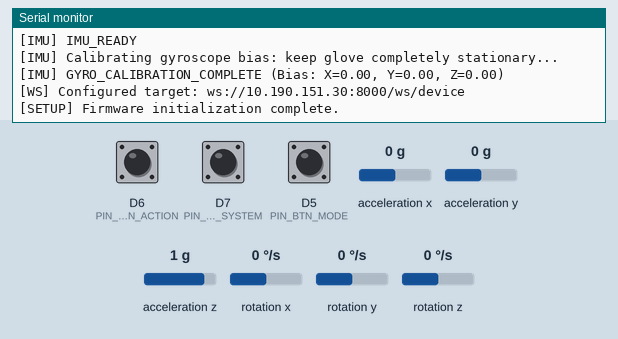
Simulated run of this program. Board: ESP8266 (NodeMCU). Parts: the last lines printed to the serial monitor. Wiring (inferred from the names in the program): MPU-9250 motion sensor at I2C address 0x68. The inputs (shaded band) are chosen by the test bench; at power-on: acceleration x 0 g, D6 (PIN_BTN_ACTION) HIGH, D7 (PIN_BTN_SYSTEM) HIGH, D5 (PIN_BTN_MODE) HIGH, acceleration y 0 g, acceleration z 1 g, rotation x 0 °/s, rotation y 0 °/s, rotation z 0 °/s. WiFi joins after 1.5 s; servers stay silent unless stated.

Above: at 2.2 s.
2.3 s: acceleration x set to -1.4 g
At 2.88 s:
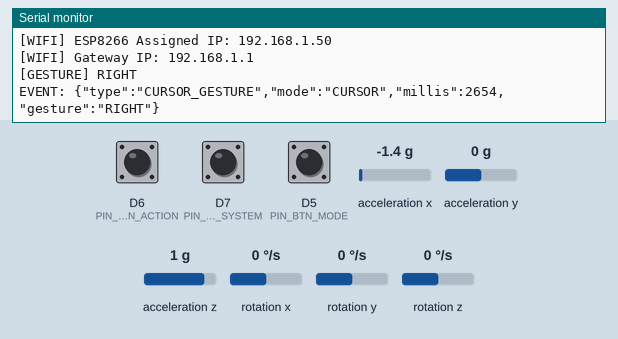
3.8 s: D6 (PIN_BTN_ACTION) pulled LOW for 0.15 s
At 4.65 s:
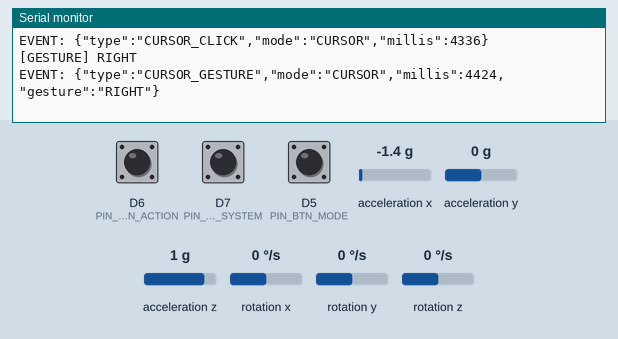
6.5 s: D7 (PIN_BTN_SYSTEM) pulled LOW for 0.15 s
At 7.19 s:
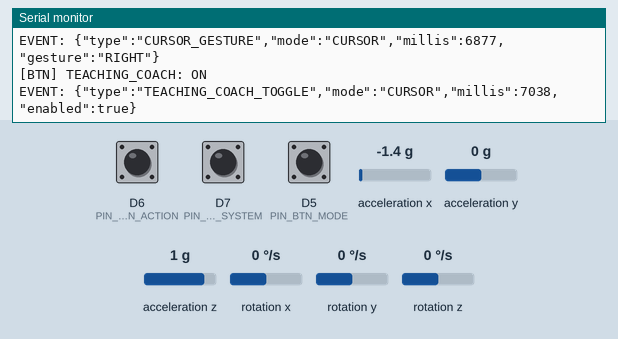
8.5 s: D5 (PIN_BTN_MODE) pulled LOW for 0.15 s
At 9.57 s:
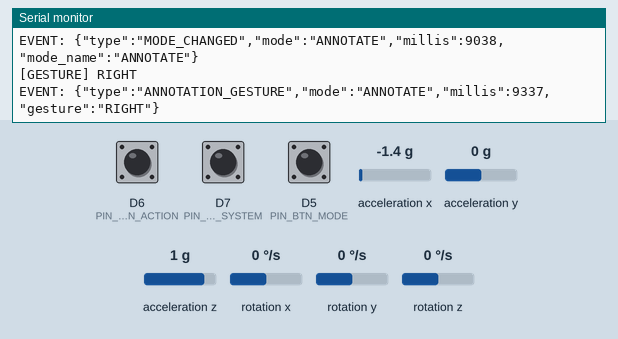
10.5 s: D6 (PIN_BTN_ACTION) pulled LOW for 1 s
At 11.73 s:
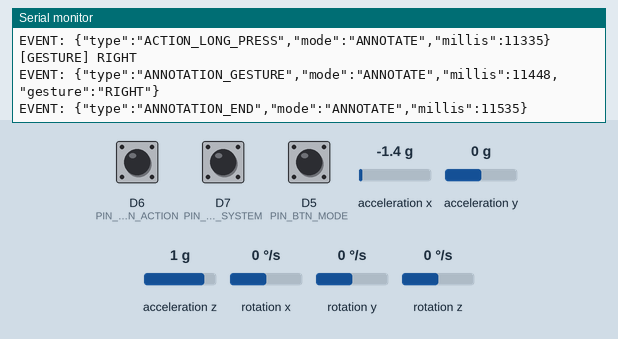
13.0 s: D7 (PIN_BTN_SYSTEM) pulled LOW for 1 s
At 16.3 s:
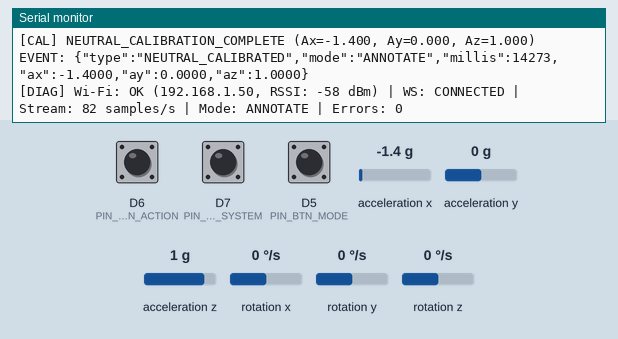

Measured:
- after the input at 2.3 s, the serial monitor: prints a new line at once (image 1)
- after the input at 3.8 s, the serial monitor: prints a new line after 0.26 s (image 2)
- after the input at 6.5 s, the serial monitor: prints a new line after 0.54 s (image 3)
- after the input at 8.5 s, the serial monitor: prints a new line after 0.14 s (image 4)
- after the input at 10.5 s, the serial monitor: prints a new line at once (image 5)
- after the input at 13.0 s, the serial monitor: prints a new line after 0.22 s (image 6)

The program:

main.cpp
```cpp
/**
 * MANOEUVRE GLOVE FIRMWARE — INTEGRATED NODEMCU ESP8266 IMPLEMENTATION
 *
 * Target: NodeMCU ESP8266 (ESP-12E / ESP-12F)
 * IMU Sensor: GY-91 / MPU6500 6-DoF I2C (WHO_AM_I = 0x70, compatible with 0x68/0x71)
 *
 * Hardware Mapping:
 *   SDA   -> D2 (GPIO4)
 *   SCL   -> D1 (GPIO5)
 *   MODE   -> D5 (GPIO14) [Active-low, INPUT_PULLUP]
 *   ACTION -> D6 (GPIO12) [Active-low, INPUT_PULLUP]
 *   SYSTEM -> D7 (GPIO13) [Active-low, INPUT_PULLUP]
 *
 * Communication:
 *   ArduinoWebsockets client connecting to Manoeuvre Core at ws://<WS_HOST>:<WS_PORT><WS_PATH>
 */

#include <ESP8266WiFi.h>
#include <Wire.h>
#include <string.h>
#include <ArduinoWebsockets.h>
#include "Config.h"

using namespace websockets;

// =====================================================
// GLOBAL STATE & ENUMS
// =====================================================

WebsocketsClient ws;

enum Mode : uint8_t {
    CURSOR = 0,
    ANNOTATE,
    HIGHLIGHT,
    VOICE
};

const char* MODE_NAMES[] = {
    "CURSOR", "ANNOTATE", "HIGHLIGHT", "VOICE"
};

Mode currentMode = CURSOR;

bool wsConnected = false;
bool imuReady = false;
bool neutralCalibrated = false;
bool teachingCoachEnabled = false;
bool slideNavigationActive = false;
bool annotationMouseHeld = false;

uint8_t imuAddress = IMU_ADDRESS_PRIMARY;

float neutralAx = 0;
float neutralAy = 0;
float neutralAz = 0;

// Gyroscope zero-rate offsets measured while stationary at startup
float gyroBiasX = 0;
float gyroBiasY = 0;
float gyroBiasZ = 0;

float filteredX = 0;
float filteredY = 0;

unsigned long lastWifiAttempt = 0;
unsigned long lastWsAttempt = 0;
unsigned long lastSensorRead = 0;
unsigned long lastMotionEvent = 0;
unsigned long lastDiagnosticPrint = 0;

// Instrumentation & Diagnostics
unsigned long motionSamplesSent = 0;
unsigned long sensorReadErrors = 0;
unsigned long samplesPerSecMeasured = 0;

// =====================================================
// BUTTON DATA STRUCTURE
// =====================================================

struct Button {
    uint8_t pin;
    const char* name;
    bool stableState;
    bool lastReading;
    unsigned long debounceAt;
    unsigned long pressedAt;
    unsigned long lastReleaseAt;
    uint8_t clickCount;
    bool longHandled;
};

Button modeButton   = { PIN_BTN_MODE,   "MODE",   HIGH, HIGH, 0, 0, 0, 0, false };
Button actionButton = { PIN_BTN_ACTION, "ACTION", HIGH, HIGH, 0, 0, 0, 0, false };
Button systemButton = { PIN_BTN_SYSTEM, "SYSTEM", HIGH, HIGH, 0, 0, 0, 0, false };

// Forward Declarations
void sendEvent(const char* type, const String& extra = "");
void initializeIMU();
void calibrateGyroBias();
void calibrateNeutral();

// =====================================================
// WEBSOCKET TRANSMISSION
// =====================================================

void sendEvent(const char* type, const String& extra) {
    String payload;
    payload.reserve(180);

    payload = "{\"type\":\"";
    payload += type;
    payload += "\",\"mode\":\"";
    payload += MODE_NAMES[currentMode];
    payload += "\",\"millis\":";
    payload += String(millis());

    if (extra.length() > 0) {
        payload += ",";
        payload += extra;
    }

    payload += "}";

    // Continuous motion events are intentionally omitted from Serial output
    // to keep the 115200 baud UART responsive at ~100 Hz without dropping samples.
    if (strcmp(type, "CURSOR_MOVE") != 0) {
        Serial.print(F("EVENT: "));
        Serial.println(payload);
    } else {
        motionSamplesSent++;
    }

    if (wsConnected) {
        if (!ws.send(payload)) {
            Serial.println(F("[WS] Send failed"));
        }
    }
}

void onWsMessage(WebsocketsMessage message) {
    Serial.print(F("[WS] Server message: "));
    Serial.println(message.data());
}

void onWsEvent(WebsocketsEvent event, String data) {
    if (event == WebsocketsEvent::ConnectionOpened) {
        wsConnected = true;
        Serial.println(F("WS_EVENT: CONNECTION_OPENED"));
    } else if (event == WebsocketsEvent::ConnectionClosed) {
        wsConnected = false;
        Serial.println(F("WS_EVENT: CONNECTION_CLOSED"));
        // Disconnect safety: immediately terminate any active drawing stroke
        if (annotationMouseHeld) {
            annotationMouseHeld = false;
        }
    }
}

// =====================================================
// NETWORK & WEBSOCKET LIFECYCLE
// =====================================================

void maintainWiFi() {
    if (WiFi.status() == WL_CONNECTED) {
        return;
    }

    wsConnected = false;

    if (millis() - lastWifiAttempt < WIFI_RETRY_MS) {
        return;
    }

    lastWifiAttempt = millis();
    Serial.printf("[WIFI] Connecting to SSID: '%s'...\n", WIFI_SSID);
    WiFi.begin(WIFI_SSID, WIFI_PASSWORD);
}

void maintainWebSocket() {
    if (WiFi.status() != WL_CONNECTED) {
        wsConnected = false;
        return;
    }

    if (ws.available()) {
        wsConnected = true;
        return;
    }

    wsConnected = false;

    if (millis() - lastWsAttempt < WS_RETRY_MS) {
        return;
    }

    lastWsAttempt = millis();
    String targetUrl = getWsUrl();
    Serial.printf("[WS] Connecting to %s ...\n", targetUrl.c_str());

    if (ws.connect(targetUrl)) {
        wsConnected = true;
        Serial.println(F("WS_CONNECTED"));

        sendEvent(
            "DEVICE_CONNECTED",
            String("\"device\":\"Manoeuvre NodeMCU ESP8266\",\"ip\":\"") +
            WiFi.localIP().toString() + "\""
        );
    } else {
        Serial.println(F("[WS] Connection failed; retrying in 3s"));
    }
}

// =====================================================
// IMU REGISTER ACCESS & DRIVER
// =====================================================

bool readRegisters(uint8_t reg, uint8_t* buffer, uint8_t count) {
    Wire.beginTransmission(imuAddress);
    Wire.write(reg);

    if (Wire.endTransmission(false) != 0) {
        return false;
    }

    uint8_t received = Wire.requestFrom(imuAddress, count);
    if (received != count) {
        return false;
    }

    for (uint8_t i = 0; i < count; i++) {
        buffer[i] = Wire.read();
    }

    return true;
}

bool writeRegister(uint8_t reg, uint8_t value) {
    Wire.beginTransmission(imuAddress);
    Wire.write(reg);
    Wire.write(value);
    return Wire.endTransmission() == 0;
}

int16_t toInt16(uint8_t highByte, uint8_t lowByte) {
    return (int16_t)(((uint16_t)highByte << 8) | lowByte);
}

bool readAcceleration(float& ax, float& ay, float& az) {
    uint8_t data[6];
    if (!readRegisters(REG_ACCEL_XOUT_H, data, 6)) {
        return false;
    }
    // ±2g full-scale range: 16384 LSB/g
    ax = toInt16(data[0], data[1]) / 16384.0f;
    ay = toInt16(data[2], data[3]) / 16384.0f;
    az = toInt16(data[4], data[5]) / 16384.0f;
    return true;
}

bool readGyroscope(float& gx, float& gy, float& gz) {
    uint8_t data[6];
    if (!readRegisters(REG_GYRO_XOUT_H, data, 6)) {
        return false;
    }
    // ±250 deg/s full-scale range: 131.0 LSB/(deg/s)
    gx = toInt16(data[0], data[1]) / 131.0f;
    gy = toInt16(data[2], data[3]) / 131.0f;
    gz = toInt16(data[4], data[5]) / 131.0f;
    return true;
}

void calibrateGyroBias() {
    Serial.println(F("[IMU] Calibrating gyroscope bias: keep glove completely stationary..."));
    float sx = 0, sy = 0, sz = 0;
    uint8_t valid = 0;

    for (uint8_t i = 0; i < 100; i++) {
        float gx, gy, gz;
        if (readGyroscope(gx, gy, gz)) {
            sx += gx;
            sy += gy;
            sz += gz;
            valid++;
        }
        delay(5);
        yield();
    }

    if (valid >= 70) {
        gyroBiasX = sx / valid;
        gyroBiasY = sy / valid;
        gyroBiasZ = sz / valid;
        Serial.printf("[IMU] GYRO_CALIBRATION_COMPLETE (Bias: X=%.2f, Y=%.2f, Z=%.2f)\n", gyroBiasX, gyroBiasY, gyroBiasZ);
    } else {
        Serial.println(F("[IMU] [WARN] GYRO_CALIBRATION_FAILED (Insufficient valid samples)"));
    }
}

void initializeIMU() {
    Wire.begin(PIN_I2C_SDA, PIN_I2C_SCL);
    Wire.setClock(400000);

    // Probe primary (0x68) and secondary (0x69) addresses
    uint8_t addrs[] = { IMU_ADDRESS_PRIMARY, IMU_ADDRESS_SECONDARY };
    bool foundBusDevice = false;

    for (uint8_t i = 0; i < 2; i++) {
        Wire.beginTransmission(addrs[i]);
        if (Wire.endTransmission() == 0) {
            imuAddress = addrs[i];
            foundBusDevice = true;
            break;
        }
    }

    if (!foundBusDevice) {
        Serial.println(F("[IMU] [ERROR] No I2C response at 0x68 or 0x69! Check SDA(D2)/SCL(D1) wiring."));
        imuReady = false;
        return;
    }

    uint8_t whoAmI = 0;
    if (!readRegisters(REG_WHO_AM_I, &whoAmI, 1)) {
        Serial.println(F("[IMU] [ERROR] Failed to read WHO_AM_I register."));
        imuReady = false;
        return;
    }

    Serial.printf("[IMU] Detected sensor at 0x%02X, WHO_AM_I = 0x%02X\n", imuAddress, whoAmI);
    if (whoAmI == MPU6500_IDENTITY) {
        Serial.println(F("[IMU] Confirmed GY-91 / MPU6500 sensor (identity 0x70)."));
    } else if (whoAmI == MPU6050_IDENTITY) {
        Serial.println(F("[IMU] Detected MPU6050 sensor (identity 0x68)."));
    } else if (whoAmI == MPU9250_IDENTITY) {
        Serial.println(F("[IMU] Detected MPU9250 sensor (identity 0x71)."));
    } else {
        Serial.printf("[IMU] Note: Non-standard identity 0x%02X. Proceeding with standard MPU registers.\n", whoAmI);
    }

    // Wake up sensor: clear sleep bit in PWR_MGMT_1 (0x6B)
    if (!writeRegister(REG_PWR_MGMT_1, 0x00)) {
        Serial.println(F("[IMU] [ERROR] Failed to wake sensor via PWR_MGMT_1."));
        imuReady = false;
        return;
    }

    delay(100);

    float ax, ay, az;
    imuReady = readAcceleration(ax, ay, az);
    Serial.println(imuReady ? F("[IMU] IMU_READY") : F("[IMU] IMU_READ_FAILED"));

    if (imuReady) {
        calibrateGyroBias();
    }
}

void calibrateNeutral() {
    if (!imuReady) {
        Serial.println(F("[CAL] CALIBRATION_FAILED: IMU unavailable"));
        sendEvent("CALIBRATION_FAILED");
        return;
    }

    Serial.println(F("[CAL] Neutral Calibration: hold glove still..."));
    float sx = 0, sy = 0, sz = 0;
    uint8_t validSamples = 0;

    for (uint8_t i = 0; i < 40; i++) {
        float ax, ay, az;
        if (readAcceleration(ax, ay, az)) {
            sx += ax;
            sy += ay;
            sz += az;
            validSamples++;
        }
        delay(10);
        yield();
    }

    if (validSamples < 20) {
        Serial.println(F("[CAL] CALIBRATION_FAILED (Too many bad samples)"));
        sendEvent("CALIBRATION_FAILED");
        return;
    }

    neutralAx = sx / validSamples;
    neutralAy = sy / validSamples;
    neutralAz = sz / validSamples;

    neutralCalibrated = true;
    filteredX = 0;
    filteredY = 0;

    Serial.printf("[CAL] NEUTRAL_CALIBRATION_COMPLETE (Ax=%.3f, Ay=%.3f, Az=%.3f)\n", neutralAx, neutralAy, neutralAz);

    sendEvent(
        "NEUTRAL_CALIBRATED",
        String("\"ax\":") + String(neutralAx, 4) +
        ",\"ay\":" + String(neutralAy, 4) +
        ",\"az\":" + String(neutralAz, 4)
    );
}

// =====================================================
// BUTTON PROCESSING
// =====================================================

void updateButton(Button& b) {
    bool reading = digitalRead(b.pin);

    if (reading != b.lastReading) {
        b.lastReading = reading;
        b.debounceAt = millis();
    }

    if (millis() - b.debounceAt < DEBOUNCE_MS || reading == b.stableState) {
        return;
    }

    b.stableState = reading;

    if (reading == LOW) {
        // Button Pressed (Active-low transition)
        b.pressedAt = millis();
        b.longHandled = false;

        // Start drawing immediately when ACTION is pressed in ANNOTATE mode
        if (&b == &actionButton && currentMode == ANNOTATE && !annotationMouseHeld) {
            annotationMouseHeld = true;
            sendEvent("ANNOTATION_START");
        }
        return;
    }

    // Button Released (Transition back to HIGH)
    unsigned long held = millis() - b.pressedAt;

    // Stop drawing on ACTION release. Do not also count release as a click.
    if (&b == &actionButton && annotationMouseHeld) {
        annotationMouseHeld = false;
        sendEvent("ANNOTATION_END");
        b.clickCount = 0;
        return;
    }

    if (held < LONG_PRESS_MS) {
        b.clickCount++;
        b.lastReleaseAt = millis();
    }
}

bool buttonPressed(const Button& b) {
    return b.stableState == LOW;
}

bool clickWindowExpired(const Button& b) {
    return b.clickCount > 0 && (millis() - b.lastReleaseAt > DOUBLE_PRESS_MS);
}

void handleModeButton() {
    updateButton(modeButton);

    // Long press: temporary slide-navigation mode
    if (buttonPressed(modeButton) && !modeButton.longHandled &&
        (millis() - modeButton.pressedAt >= LONG_PRESS_MS)) {
        modeButton.longHandled = true;
        slideNavigationActive = true;
        Serial.println(F("[BTN] SLIDE_NAVIGATION_ACTIVE"));
        sendEvent("SLIDE_NAVIGATION_START");
    }

    if (!buttonPressed(modeButton) && modeButton.longHandled && slideNavigationActive) {
        slideNavigationActive = false;
        modeButton.longHandled = false;
        Serial.println(F("[BTN] SLIDE_NAVIGATION_ENDED"));
        sendEvent("SLIDE_NAVIGATION_END");
        return;
    }

    // Single click: cycle to next mode
    if (clickWindowExpired(modeButton)) {
        uint8_t clicks = modeButton.clickCount;
        modeButton.clickCount = 0;

        if (clicks == 1) {
            if (annotationMouseHeld) {
                annotationMouseHeld = false;
                sendEvent("ANNOTATION_END");
            }

            currentMode = (Mode)((currentMode + 1) % 4);
            Serial.printf("[BTN] MODE cycled to: %s\n", MODE_NAMES[currentMode]);

            sendEvent(
                "MODE_CHANGED",
                String("\"mode_name\":\"") + MODE_NAMES[currentMode] + "\""
            );
        }
    }
}

void handleActionButton() {
    updateButton(actionButton);

    if (buttonPressed(actionButton) && !actionButton.longHandled &&
        (millis() - actionButton.pressedAt >= LONG_PRESS_MS)) {
        actionButton.longHandled = true;
        actionButton.clickCount = 0;
        sendEvent("ACTION_LONG_PRESS");
    }

    if (clickWindowExpired(actionButton)) {
        uint8_t clicks = actionButton.clickCount;
        actionButton.clickCount = 0;

        if (actionButton.longHandled) {
            return;
        }

        if (clicks >= 2) {
            sendEvent("ACTION_DOUBLE_PRESS");
            return;
        }

        switch (currentMode) {
            case CURSOR:
                sendEvent("CURSOR_CLICK");
                break;
            case ANNOTATE:
                // Drawing handled by ACTION press/release in updateButton()
                break;
            case HIGHLIGHT:
                sendEvent("HIGHLIGHT_TOGGLE");
                break;
            case VOICE:
                sendEvent("VOICE_COMMAND", "\"command\":\"START_STOP_LISTENING\"");
                break;
        }
    }

    if (!buttonPressed(actionButton)) {
        actionButton.longHandled = false;
    }
}

void handleSystemButton() {
    updateButton(systemButton);

    // Long press: trigger neutral calibration
    if (buttonPressed(systemButton) && !systemButton.longHandled &&
        (millis() - systemButton.pressedAt >= LONG_PRESS_MS)) {
        systemButton.longHandled = true;
        systemButton.clickCount = 0;
        calibrateNeutral();
        return;
    }

    if (clickWindowExpired(systemButton)) {
        uint8_t clicks = systemButton.clickCount;
        systemButton.clickCount = 0;

        if (systemButton.longHandled) {
            return;
        }

        if (clicks >= 2) {
            sendEvent("LECTURE_RECAP_REQUEST");
        } else {
            teachingCoachEnabled = !teachingCoachEnabled;
            Serial.printf("[BTN] TEACHING_COACH: %s\n", teachingCoachEnabled ? "ON" : "OFF");
            sendEvent(
                "TEACHING_COACH_TOGGLE",
                String("\"enabled\":") + (teachingCoachEnabled ? "true" : "false")
            );
        }
    }

    if (!buttonPressed(systemButton)) {
        systemButton.longHandled = false;
    }
}

// =====================================================
// MOTION PROCESSING (~100 Hz)
// =====================================================

void processMotion() {
    if (!imuReady || slideNavigationActive || (millis() - lastSensorRead < SENSOR_INTERVAL_MS)) {
        return;
    }

    lastSensorRead = millis();

    float ax, ay, az;
    if (!readAcceleration(ax, ay, az)) {
        sensorReadErrors++;
        return;
    }

    if (!neutralCalibrated) {
        neutralAx = ax;
        neutralAy = ay;
        neutralAz = az;
        neutralCalibrated = true;
    }

    // Relative accelerometer offset around neutral position
    float dx = -(ax - neutralAx);
    float dy = ay - neutralAy;

    filteredX = (FILTER_ALPHA * dx) + ((1.0f - FILTER_ALPHA) * filteredX);
    filteredY = (FILTER_ALPHA * dy) + ((1.0f - FILTER_ALPHA) * filteredY);

    // High-frequency cursor displacement derived from calibrated gyro rotation
    if ((currentMode == CURSOR || currentMode == ANNOTATE) && wsConnected) {
        float gx, gy, gz;
        if (readGyroscope(gx, gy, gz)) {
            gx -= gyroBiasX;
            gy -= gyroBiasY;

            // Normalized displacement for Windows input controller
            float cursorDx = -(gy / GYRO_DIVISOR);
            float cursorDy = -(gx / GYRO_DIVISOR);

            String motionFields =
                String("\"dx\":") + String(cursorDx, 4) +
                ",\"dy\":" + String(cursorDy, 4);

            sendEvent("CURSOR_MOVE", motionFields);
        }
    }

    // Threshold-based gesture navigation (LEFT/RIGHT slide navigation)
    if (millis() - lastMotionEvent < MOTION_COOLDOWN_MS) {
        return;
    }

    const char* gesture = nullptr;
    if (filteredX > MOTION_THRESHOLD) {
        gesture = "RIGHT";
    } else if (filteredX < -MOTION_THRESHOLD) {
        gesture = "LEFT";
    } else if (filteredY > MOTION_THRESHOLD) {
        gesture = "FRONT";
    } else if (filteredY < -MOTION_THRESHOLD) {
        gesture = "BACK";
    }

    if (gesture == nullptr) {
        return;
    }

    lastMotionEvent = millis();
    Serial.printf("[GESTURE] %s\n", gesture);

    String fields = String("\"gesture\":\"") + gesture + "\"";
    switch (currentMode) {
        case CURSOR:
            sendEvent("CURSOR_GESTURE", fields);
            break;
        case ANNOTATE:
            sendEvent("ANNOTATION_GESTURE", fields);
            break;
        case HIGHLIGHT:
            sendEvent("HIGHLIGHT_GESTURE", fields);
            break;
        case VOICE:
            sendEvent("VOICE_GESTURE", fields);
            break;
    }
}

// =====================================================
// RATE-LIMITED SYSTEM DIAGNOSTICS (SECTION 4)
// =====================================================

void printRateLimitedDiagnostics() {
    unsigned long now = millis();
    if (now - lastDiagnosticPrint < DIAGNOSTIC_INTERVAL_MS) {
        return;
    }

    unsigned long elapsed = now - lastDiagnosticPrint;
    lastDiagnosticPrint = now;

    samplesPerSecMeasured = (motionSamplesSent * 1000UL) / elapsed;
    motionSamplesSent = 0;

    if (WiFi.status() == WL_CONNECTED) {
        if (wsConnected) {
            Serial.printf("[DIAG] Wi-Fi: OK (%s, RSSI: %d dBm) | WS: CONNECTED | Stream: %lu samples/s | Mode: %s | Errors: %lu\n",
                WiFi.localIP().toString().c_str(), WiFi.RSSI(), samplesPerSecMeasured, MODE_NAMES[currentMode], sensorReadErrors);
        } else {
            Serial.printf("[DIAG] Wi-Fi: OK (%s) | WS: DISCONNECTED (Target: %s) | Retrying...\n",
                WiFi.localIP().toString().c_str(), getWsUrl().c_str());
        }
    } else {
        Serial.printf("[DIAG] Wi-Fi: DISCONNECTED (SSID: %s) | Retrying connection...\n", WIFI_SSID);
    }
}

// =====================================================
// ARDUINO SETUP & LOOP
// =====================================================

void setup() {
    Serial.begin(115200);
    delay(300);

    Serial.println();
    Serial.println(F("=================================================="));
    Serial.println(F("   MANOEUVRE NODEMCU ESP8266 GLOVE FIRMWARE       "));
    Serial.println(F("   Continuous IMU & Precision Vector Engine       "));
    Serial.println(F("=================================================="));

    pinMode(modeButton.pin, INPUT_PULLUP);
    pinMode(actionButton.pin, INPUT_PULLUP);
    pinMode(systemButton.pin, INPUT_PULLUP);
    Serial.println(F("[PINS] MODE(D5), ACTION(D6), SYSTEM(D7) configured as active-low INPUT_PULLUP."));

    initializeIMU();

    WiFi.mode(WIFI_STA);
    WiFi.persistent(false);
    WiFi.setAutoReconnect(true);
    WiFi.begin(WIFI_SSID, WIFI_PASSWORD);
    lastWifiAttempt = millis();

    ws.onMessage(onWsMessage);
    ws.onEvent(onWsEvent);

    Serial.printf("[WS] Configured target: %s\n", getWsUrl().c_str());
    Serial.println(F("[SETUP] Firmware initialization complete."));
}

void loop() {
    maintainWiFi();

    if (WiFi.status() == WL_CONNECTED) {
        static bool ipLogged = false;
        if (!ipLogged) {
            ipLogged = true;
            Serial.println(F("[WIFI] WIFI_CONNECTED"));
            Serial.printf("[WIFI] ESP8266 Assigned IP: %s\n", WiFi.localIP().toString().c_str());
            Serial.printf("[WIFI] Gateway IP: %s\n", WiFi.gatewayIP().toString().c_str());
        }

        ws.poll();
        maintainWebSocket();
        ws.poll();
    }

    handleModeButton();
    handleActionButton();
    handleSystemButton();
    processMotion();
    printRateLimitedDiagnostics();

    yield();
}
```

Source omitted: Config.h (2566 bytes)
